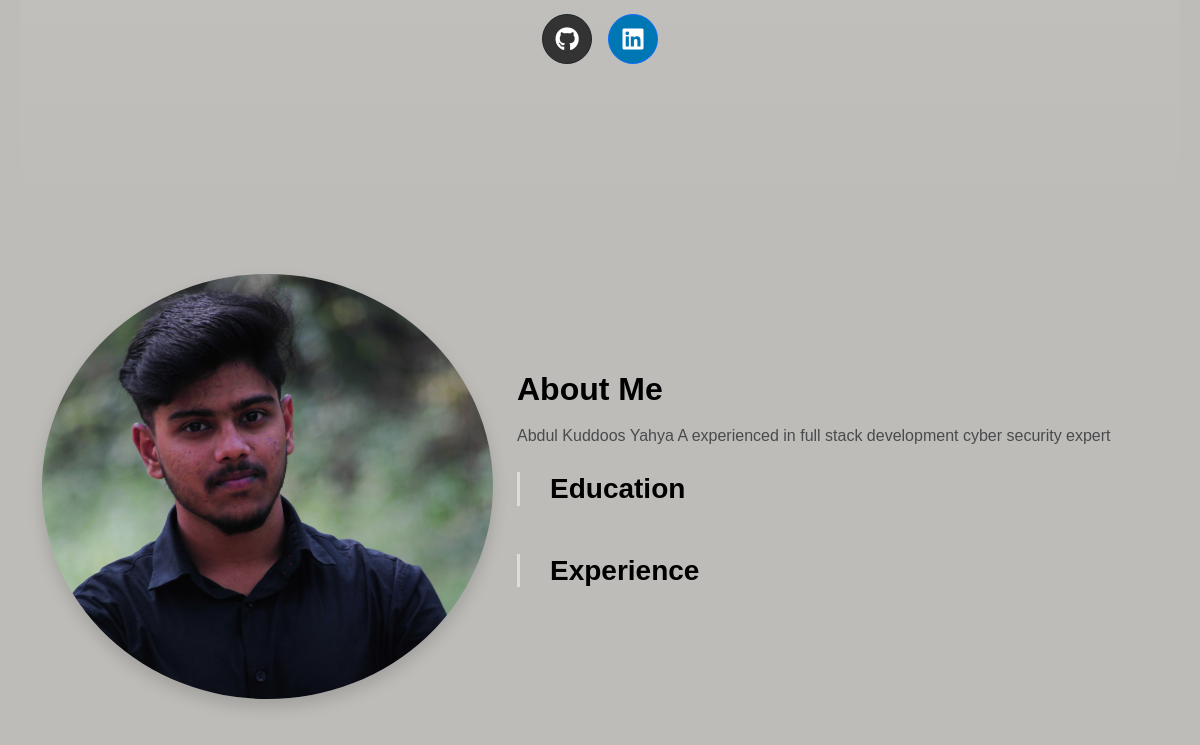
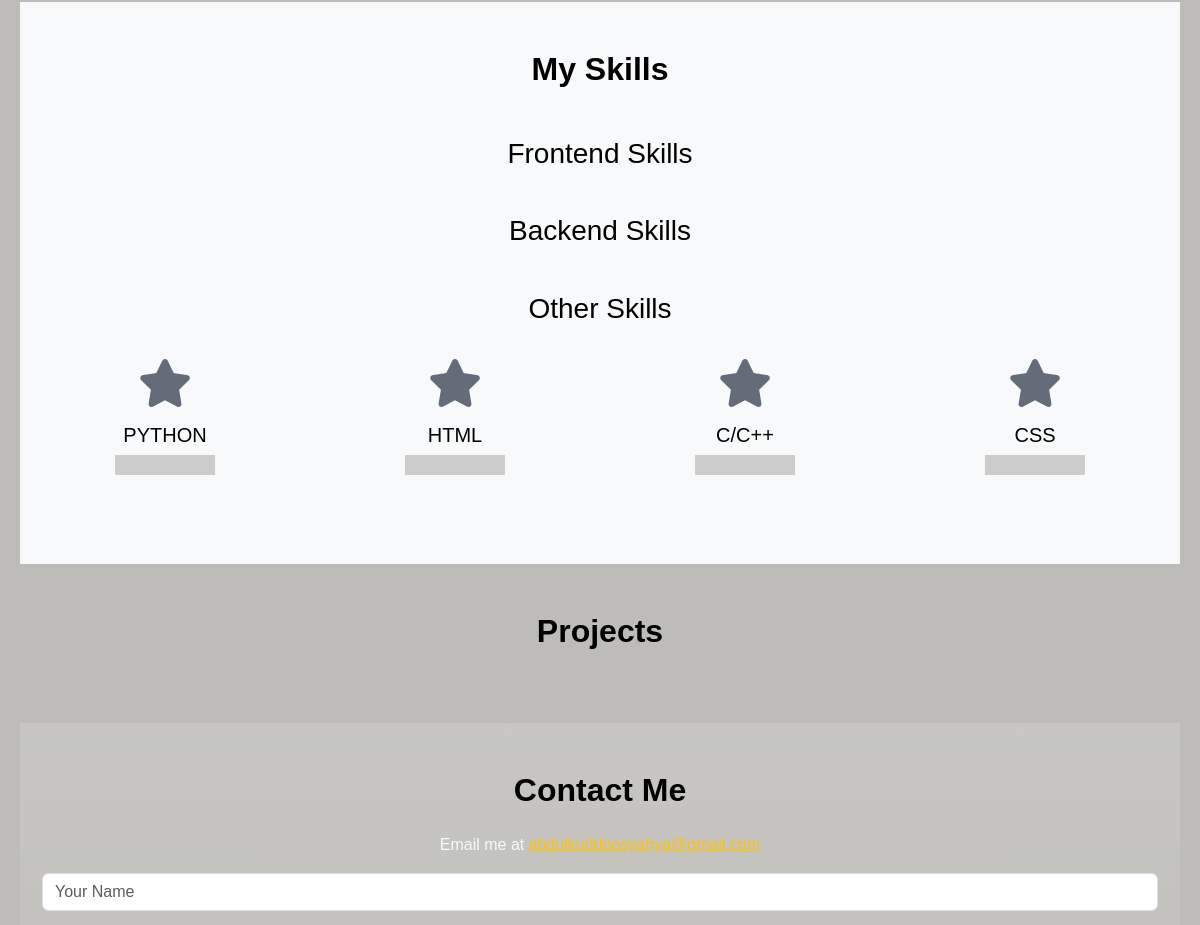
The app's page / (middle part), older data (2 pictures, top to bottom).
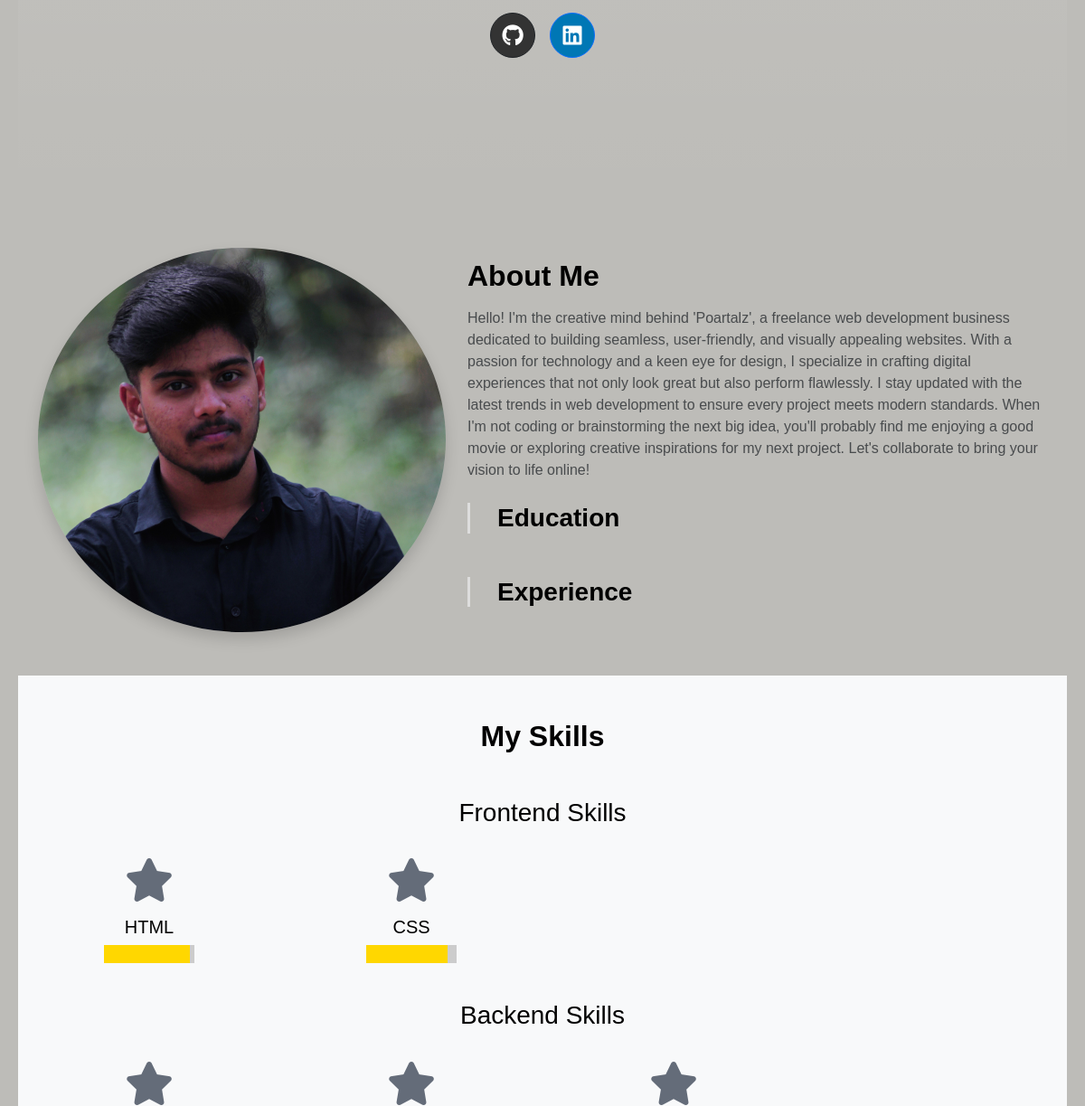
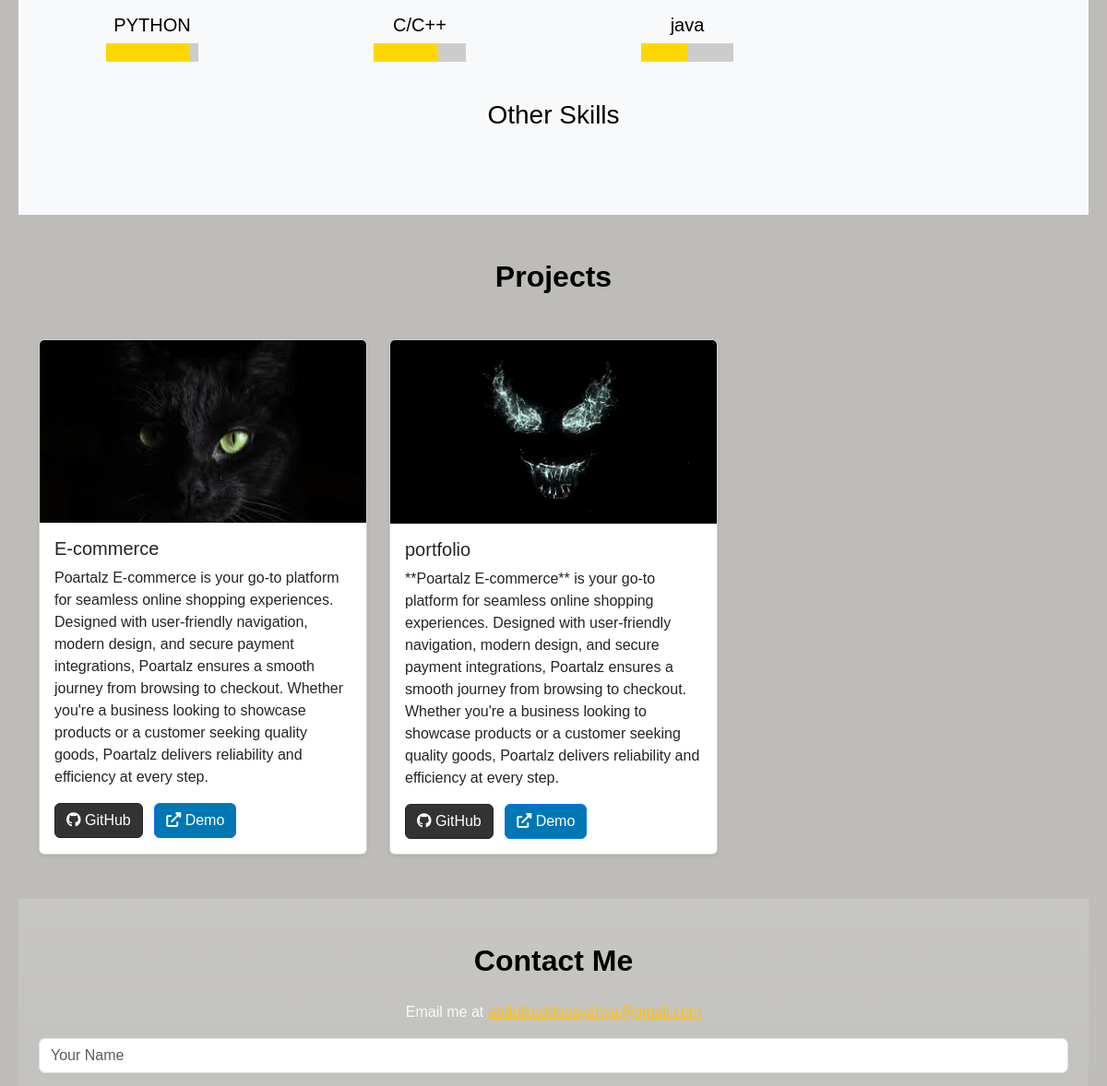
The same page, newer data (2 pictures, top to bottom).
### about/models.py (models this page shows, shortened)
class Profile(models.Model):
    name = models.CharField(max_length=100)
    occupation = models.CharField(max_length=100)
    email = models.EmailField(default='example@example.com')  # User's email address (for display)
    recipient_email = models.EmailField(default='admin@example.com')  # Admin email for receiving messages
    about_me = models.TextField()
    profile_photo = models.ImageField(upload_to='uploads/')
    cv = models.FileField(upload_to='uploads/')
    github_link = models.URLField(max_length=200, blank=True, null=True)
    linkedin_link = models.URLField(max_length=200, blank=True, null=True)

class Skill(models.Model):
    SKILL_TYPES = [
        ('Frontend', 'Frontend'),
        ('Backend', 'Backend'),
        ('Other', 'Other'),
    ]
    name = models.CharField(max_length=100)
    icon = models.CharField(max_length=100)
    level = models.IntegerField(default=0)
    type = models.CharField(max_length=50, choices=SKILL_TYPES, default='Other')  # Add this field

class Project(models.Model):
    title = models.CharField(max_length=200)
    description = models.TextField()
    github_link = models.URLField()
    demo_link = models.URLField()
    project_image = models.ImageField(upload_to='uploads/projects/', blank=True, null=True)
    created_at = models.DateTimeField(auto_now_add=True)

### about/views.py (the view)
# urls.py: path('', about_view, name='about'),
def about_view(request):
    profile = Profile.objects.first()
    experience = Experience.objects.all()
    education = Education.objects.all()
    skills = Skill.objects.all()  # Fetch all skills
    frontend_skills = skills.filter(type='Frontend')
    backend_skills = skills.filter(type='Backend')
    other_skills = skills.filter(type='Other')
    projects = Project.objects.all()
    return render(request, 'index.html', {
        'profile': profile,
        'experience': experience,
        'education': education,
        'frontend_skills': frontend_skills,
        'backend_skills': backend_skills,
        'other_skills': other_skills,
        'projects': projects,
    })

### templates/index.html (shortened to what this page needs)
{% extends 'base.html' %}
{% block content %}
<section id="home" class="vh-100 d-flex align-items-center bg-gradient text-white">
    <div class="container text-center">
        <div class="mt-3 d-flex justify-content-center gap-3">
            <a href="{{ profile.github_link }}" class="btn btn-social btn-dark d-flex align-items-center justify-content-center" target="_blank" data-aos="fade-up">
                <i class="fab fa-github"></i>
            </a>
            <a href="{{ profile.linkedin_link }}" class="btn btn-social btn-primary d-flex align-items-center justify-content-center" target="_blank" data-aos="fade-up" data-aos-delay="100">
                <i class="fab fa-linkedin"></i>
            </a>
        </div>
    </div>
</section>
<section id="about" class="py-5">
    <div class="container">
        <div class="row align-items-center">
            <div class="col-md-5" data-aos="fade-right">
                <img src="{{ profile.profile_photo.url }}" alt="About Me" class="img-fluid rounded-circle shadow">
            </div>
            <div class="col-md-7" data-aos="fade-left">
                <h2 class="fw-bold mb-3">About Me</h2>
                <p class="text-muted">{{ profile.about_me }}</p>
                <div class="timeline mt-4">
                    <h3 class="fw-bold mb-3">Education</h3>
                </div>
                <div class="timeline mt-5">
                    <h3 class="fw-bold mb-3">Experience</h3>
                </div>
            </div>
        </div>
    </div>
</section>
<section id="skills" class="py-5 bg-light">
    <div class="container-fluid px-0">
        <h2 class="text-center fw-bold mb-5" data-aos="fade-up">My Skills</h2>
        <h3 class="text-center mb-4">Frontend Skills</h3>
        <div class="row text-center mx-0">
            {% for skill in frontend_skills %}
            <div class="col-md-3 mb-4" data-aos="zoom-in">
                <div class="icon-container">
                    <i class="{{ skill.icon }} fa-3x mb-3"></i>
                    <h5>{{ skill.name }}</h5>
                    <div class="star-container">
                        <div class="star-fill" style="width: {{ skill.level }}%;"></div>
                    </div>
                </div>
            </div>
            {% endfor %}
        </div>
        <h3 class="text-center mb-4">Backend Skills</h3>
        <div class="row text-center mx-0">
            {% for skill in backend_skills %}
            <div class="col-md-3 mb-4" data-aos="zoom-in">
                <div class="icon-container">
                    <i class="{{ skill.icon }} fa-3x mb-3"></i>
                    <h5>{{ skill.name }}</h5>
                    <div class="star-container">
                        <i class="fas fa-star star-base"></i>
                        <div class="star-fill" style="width: {{ skill.level }}%;"></div>
                    </div>
                </div>
            </div>
            {% endfor %}
        </div>
        <h3 class="text-center mb-4">Other Skills</h3>
        <div class="row text-center mx-0">
            {% for skill in other_skills %}
            <div class="col-md-3 mb-4" data-aos="zoom-in">
                <div class="icon-container">
                    <i class="{{ skill.icon }} fa-3x mb-3"></i>
                    <h5>{{ skill.name }}</h5>
                    <div class="star-container">
                        <i class="fas fa-star star-base"></i>
                    </div>
                </div>
            </div>
            {% endfor %}
        </div>
    </div>
</section>
<section id="projects" class="py-5">
    <div class="container">
        <h2 class="text-center fw-bold mb-5" data-aos="fade-up">Projects</h2>
        <div class="row g-4">
            {% for project in projects %}
            <div class="col-md-4" data-aos="fade-up">
                <div class="card shadow-sm h-100">
                    <img src="{{ project.project_image.url }}" alt="{{ project.title }}" class="card-img-top">
                    <div class="card-body">
                        <h5 class="card-title">{{ project.title }}</h5>
                        <p class="card-text">{{ project.description }}</p>
                        <a href="{{ project.github_link }}" class="btn btn-dark me-2"><i class="fab fa-github"></i> GitHub</a>
                        <a href="{{ project.demo_link }}" class="btn btn-primary"><i class="fas fa-external-link-alt"></i> Demo</a>
                    </div>
                </div>
            </div>
            {% endfor %}
        </div>
    </div>
</section>
<section id="contact" class="py-5 bg-gradient text-light">
    <div class="container text-center">
        <h2 class="fw-bold mb-4" data-aos="fade-up">Contact Me</h2>
        <p>Email me at <a href="mailto:{{ profile.email }}" class="text-warning">{{ profile.email }}</a></p>
        <form id="contactForm" method="POST">
            <div class="mb-3" data-aos="fade-up">
                <input type="text" id="name" name="name" class="form-control" placeholder="Your Name" required>
            </div>
        </form>
    </div>
</section>
{% endblock %}

### templates/base.html (shortened to what this page needs)
{% load static %}
<!DOCTYPE html>
<html lang="en">
<head>
    <link href="https://cdn.jsdelivr.net/npm/bootstrap@5.3.0/dist/css/bootstrap.min.css" rel="stylesheet">
    <link href="https://cdnjs.cloudflare.com/ajax/libs/aos/2.3.4/aos.css" rel="stylesheet">
    <link rel="stylesheet" href="https://cdnjs.cloudflare.com/ajax/libs/font-awesome/6.0.0-beta3/css/all.min.css">
    <link rel="stylesheet" href="{% static 'css/styles.css' %}">
</head>
<body>
    <main>{% block content %}{% endblock %}</main>
</body>
</html>

### static/css/styles.css (style rules this page uses)
:root { --primary-color: #BDBCB8; --secondary-color: #ffffff; --accent-color: #646c79; --heading-color: #000000; --footer-color: #000000; }
body { background-color: var(--primary-color); color: var(--accent-color); font-family: Arial, sans-serif; }
h1, h2, h3, h4, h5, h6 { color: var(--heading-color); }
main { padding: 20px; }
.star-container { position: relative; display: inline-block; width: 100px; height: 20px; background-color: #ccc; }
.star-base { position: absolute; top: 0; left: 0; width: 100%; height: 100%; color: #ccc; }
.star-fill { position: absolute; top: 0; left: 0; height: 100%; background-color: #FFD700; overflow: hidden; }
.timeline { position: relative; margin-top: 20px; padding-left: 30px; border-left: 3px solid #ffc107; }
.btn-social { width: 50px; height: 50px; border-radius: 50%; display: inline-flex; font-size: 1.5rem; padding: 0; text-align: center; }
.btn-social i { margin: 0; }
.btn-dark { background-color: #333; color: #fff; }
.btn-primary { background-color: #0077b5; color: #fff; }
.timeline { position: relative; margin-top: 20px; padding-left: 30px; border-left: 3px solid #ddd; }
#skills { margin: 0; padding: 0; }
#skills .row { margin: 0; padding: 10px 0; }

Row changes from the older to the newer data that the page shows:
changed Profile: about_me "Abdul Kuddoos Yahya A experienced in full stack development cyber security expert" → "Hello! I'm the creative mind behind 'Poartalz', a freelance web development business dedicated to building seamless, user-friendly, and visually appealing websites. With a passion for technology and a keen eye for design, I specialize in crafting digital experiences that not only look great but also perform flawlessly. I stay updated with the latest trends in web development to ensure every project meets modern standards. When I'm not coding or brainstorming the next big idea, you'll probably find me enjoying a good movie or exploring creative inspirations for my next project. Let's collaborate to bring your vision to life online!"
changed Skill "HTML": moves from the list under "Other Skills" to the list under "Frontend Skills"
changed Skill "CSS": moves from the list under "Other Skills" to the list under "Frontend Skills"
changed Skill "PYTHON": moves from the list under "Other Skills" to the list under "Backend Skills"
changed Skill (number 4 of 5 on the later page): moves from the list under "Other Skills" to the list under "Backend Skills"
added Skill: name "java", level 50 (drawn), shown under "Backend Skills"
added Project: project_image (picture), title "E-commerce", description "Poartalz E-commerce is your go-to platform for seamless online shopping experiences. Designed with user-friendly navigation, modern design, and secure payment integrations, Poartalz ensures a smooth journey from browsing to checkout. Whether you're a business looking to showcase products or a customer seeking quality goods, Poartalz delivers reliability and efficiency at every step."
added Project: project_image (picture), title "portfolio", description "**Poartalz E-commerce** is your go-to platform for seamless online shopping experiences. Designed with user-friendly navigation, modern design, and secure payment integrations, Poartalz ensures a smooth journey from browsing to checkout. Whether you're a business looking to showcase products or a customer seeking quality goods, Poartalz delivers reliability and efficiency at every step."
